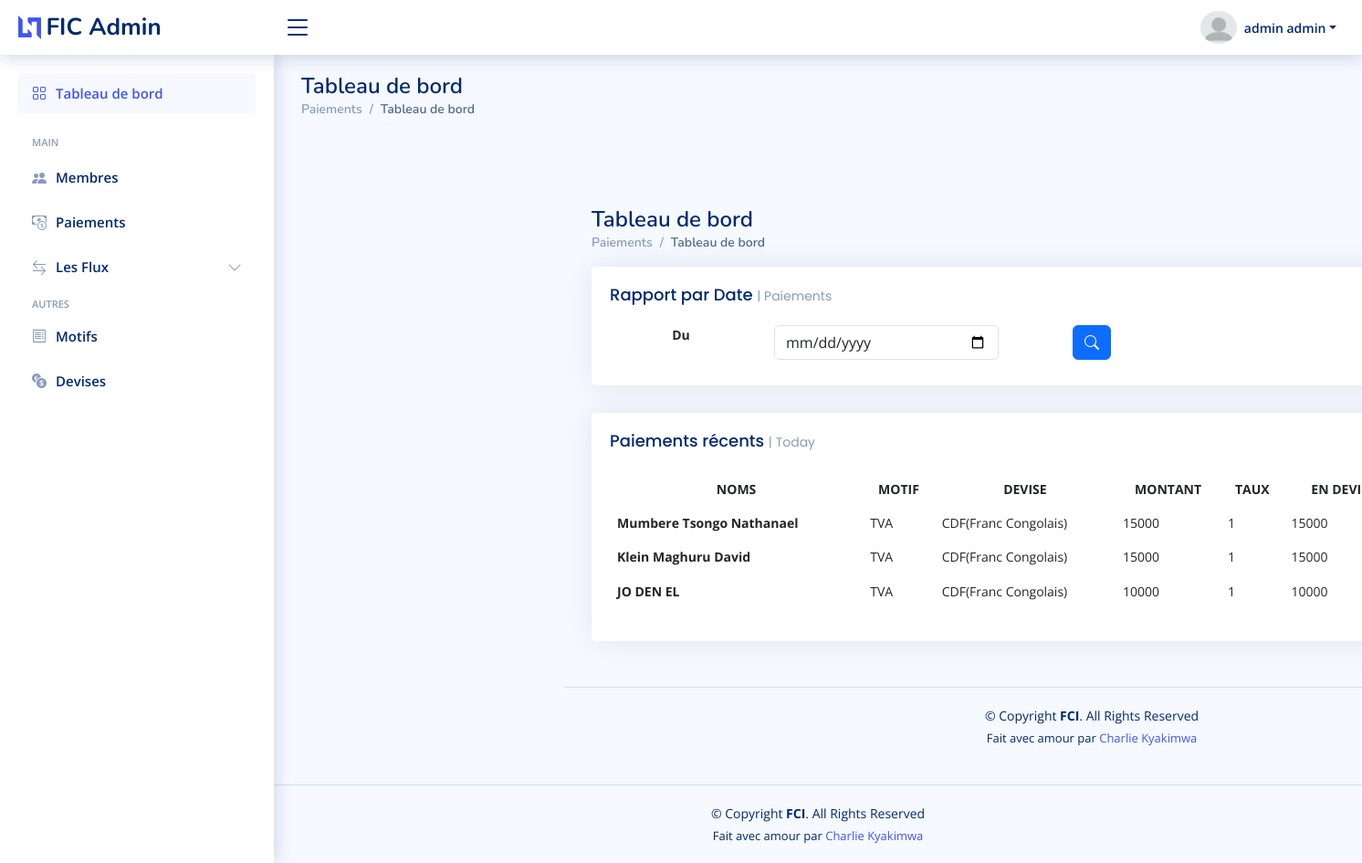
The app's page /member.php (signed in) with its own data.
### tables this page shows
CREATE TABLE `paiement` (
  `ID` int(11) NOT NULL,
  `DATE_PAIE` date NOT NULL,
  `MEMBRE` int(11) NOT NULL,
  `COTISATION` int(11) NOT NULL,
  `VISIBLE` int(11) NOT NULL,
  `devise` int(11) DEFAULT NULL,
  `taux` decimal(10,0) DEFAULT NULL,
  `MONTANT` decimal(10,0) DEFAULT NULL
);

CREATE TABLE `membre` (
  `ID` int(11) NOT NULL,
  `NUMERO` text NOT NULL,
  `NOM` text NOT NULL,
  `POSTNOM` text NOT NULL,
  `PRENOM` text NOT NULL,
  `LIEU_DE_TRAVAIL` text NOT NULL,
  `NUMERO_DE_TELEPHONE` text NOT NULL,
  `NOM_UTILISATEUR` text NOT NULL,
  `MOT_DE_PASSE` text NOT NULL,
  `PROFILE` text NOT NULL,
  `STATUT` text NOT NULL,
  `VISIBLE` int(11) NOT NULL,
  `ROLE` int(11) DEFAULT 0,
  `ADRESSE` text DEFAULT NULL
);

CREATE TABLE `cotisation` (
  `ID` int(11) NOT NULL,
  `DESCRIPTION` text NOT NULL,
  `VISIBLE` int(11) NOT NULL,
  `devise` int(11) DEFAULT NULL,
  `taux` decimal(10,0) DEFAULT NULL,
  `MONTANT` decimal(10,0) DEFAULT NULL
);

CREATE TABLE `devise` (
  `id` int(11) NOT NULL,
  `description` text DEFAULT NULL,
  `taux` decimal(10,0) DEFAULT NULL,
  `visible` int(11) DEFAULT NULL,
  `statuts` int(11) DEFAULT 0
);

### admin/contribution.php (called while the page is built, shortened)
<?php $pageTitle = "Paiements"; ?>
<?php require_once 'includes/paiement.php' ?>
<?php $content = ob_get_clean(); ?>
<?php require('../templates/adminLayout.php') ?>

### member.php (called while the page is built, shortened)
<?php require_once 'admin/includes/contribution.php' ?>
<?php $content = ob_get_clean(); ?>
<?php require('templates/memberLayout.php') ?>

### Class/paiement.php (called while the page is built, shortened)
<?php
class paiement
{
    public function afficherall()
    {
        $con = new Database();
        $connect = $con->open();
        try {
            $stmt = $connect->prepare("SELECT *, paiement.visible as visible, paiement.id as id, membre.nom as nom,membre.POSTNOM as postnom,membre.PRENOM as prenom,cotisation.DESCRIPTION as motif,devise.description as devise, paiement.MONTANT as montant,paiement.taux as taux,(paiement.MONTANT * paiement.taux) as total FROM paiement inner join membre on paiement.MEMBRE=MEMBRE.ID inner join cotisation on paiement.COTISATION=COTISATION.ID inner join devise on paiement.devise=devise.id WHERE paiement.visible=?");
            $stmt->execute([$this->visible = 1]);
            return $stmt->fetchAll();
        } catch (Exception $e) {
            return $e->getMessage();
        }
    }
}

### admin/includes/paiement.php (the view, shortened to what this page needs)
<?php
require_once("../Class/paiement.php");
$paie = new paiement();
if ($_SESSION['ROLE'] == 1) {
    $all = $paie->afficherall();
} elseif ($_SESSION['ROLE'] == 0) {
    $paie->setMembre($_SESSION['ID']);
    $all = $paie->afficherallwhere();
}
?>
<div class="col-lg-12">
    <div class="row">
        <div class="col-12">
            <div class="card recent-sales overflow-auto">
                <div class="card-body">
                    <h5 class="card-title">Rapport par Date <span>| Paiements</span></h5>
                    <form method="POST" action="../rapport.php">
                        <div class="row">
                            <div class="col-lg-2 col-md-1 label fw-bold text-center mb-2">Du</div>
                            <div class="col-md-3 mb-2">
                                <input name="date_first" type="date" class="form-control">
                            </div>
                            <div class="col-md-2 text-center mb-2">
                                <button name="save" type="submit" class="btn btn-primary fw-bold "><i
                                        class="bi bi-search"></i></button>
                            </div>
                        </div>
                    </form>
                </div>
            </div>
        </div>
    </div>
</div>
<div class="col-lg-12">
    <div class="row">
        <div class="col-12">
            <div class="card recent-sales overflow-auto">
                <div class="card-body">
                    <h5 class="card-title">Paiements récents <span>| Today</span></h5>
                    <table class="table table-borderless datatable">
                        <thead class=" text-center">
                            <tr>
                                <th scope="col">NOMS</th>
                                <th scope="col">MOTIF</th>
                                <th scope="col">DEVISE</th>
                                <th scope="col">MONTANT</th>
                                <th scope="col">TAUX</th>
                                <th scope="col">EN DEVISE D'USAGE</th>
                            </tr>
                        </thead>
                        <tbody>
                            <?php
                            foreach ($all as $keypaie => $valpaie) {
                            ?>
                            <tr>
                                <th><?= $valpaie['nom'] . " " . $valpaie['postnom'] . " " . $valpaie["prenom"] ?></th>
                                <td><?= $valpaie['motif'] ?></td>
                                <td><?= $valpaie['devise'] ?></td>
                                <td><?= $valpaie['montant'] ?></td>
                                <td><?= $valpaie['taux'] ?></td>
                                <td><?= $valpaie['total'] ?></td>
                            </tr>
                            <?php
                            }
                            ?>
                        </tbody>
                    </table>
                </div>
            </div>
        </div>
    </div>
</div>

### templates/adminLayout.php (shortened to what this page needs)
<!DOCTYPE html>
<html lang="en">
<head>
  <link href="../assets/vendor/bootstrap/css/bootstrap.min.css" rel="stylesheet">
  <link href="../assets/vendor/bootstrap-icons/bootstrap-icons.css" rel="stylesheet">
  <link href="../assets/vendor/boxicons/css/boxicons.min.css" rel="stylesheet">
  <link href="../assets/vendor/quill/quill.snow.css" rel="stylesheet">
  <link href="../assets/vendor/quill/quill.bubble.css" rel="stylesheet">
  <link href="../assets/vendor/remixicon/remixicon.css" rel="stylesheet">
  <link href="../assets/vendor/simple-datatables/style.css" rel="stylesheet">
  <link href="../assets/css/style.css" rel="stylesheet">
</head>
<body>
  <?php include 'header.php' ?>
  <?php include 'sidebar.php' ?>
  <main id="main" class="main">
    <div class="pagetitle">
      <h1>Tableau de bord</h1>
      <nav>
        <ol class="breadcrumb">
          <li class="breadcrumb-item"><a href="index.html">
              <?= $pageTitle ?>
            </a></li>
          <li class="breadcrumb-item active">Tableau de bord</li>
        </ol>
      </nav>
    </div>
    <section class="section dashboard">
      <div class="row">
        <?= $content ?>
      </div>
    </section>
  </main>
  <?php include 'footer.php' ?>
</body>
</html>

### templates/header.php (shortened to what this page needs)
<header id="header" class="header fixed-top d-flex align-items-center">
  <div class="d-flex align-items-center justify-content-between">
    <a href="index.html" class="logo d-flex align-items-center">
      <img src="assets/img/logo.png" alt="">
      <span class="d-none d-lg-block">FIC Admin</span>
    </a>
    <i class="bi bi-list toggle-sidebar-btn"></i>
  </div>
  <nav class="header-nav ms-auto">
    <ul class="d-flex align-items-center">
      <li class="nav-item dropdown pe-3">
        <a class="nav-link nav-profile d-flex align-items-center pe-0" href="#" data-bs-toggle="dropdown">
          <img src="../assets/img/<?php echo $_SESSION['PROFILE'] ?>" alt="Profile" class="rounded-circle" style="height: 40px; width:40px;">
          <span class="d-none d-md-block dropdown-toggle ps-2"><?php echo $_SESSION['POSTNOM'] . " " . $_SESSION['PRENOM'] ?></span>
        </a>
      </li>
    </ul>
  </nav>
</header>

### templates/sidebar.php (shortened to what this page needs)
<?php
if ($_SESSION['ROLE'] != 0) {
?>
    <aside id="sidebar" class="sidebar">
        <ul class="sidebar-nav" id="sidebar-nav">
            <li class="nav-item">
                <a class="nav-link " href="index.php">
                    <i class="bi bi-grid"></i>
                    <span>Tableau de bord</span>
                </a>
            </li>
            <li class="nav-heading mt-4 mb-2">Main</li>
            <li class="nav-item">
                <a class="nav-link collapsed" href="members.php">
                    <i class="bi bi-people-fill"></i>
                    <span>Membres</span>
                </a>
            </li>
            <li class="nav-item">
                <a class="nav-link collapsed" href="contribution.php">
                    <i class="bi bi-cash-coin"></i>
                    <span>Paiements</span>
                </a>
            </li>
            <li class="nav-item">
                <a class="nav-link collapsed" data-bs-target="#forms-nav" data-bs-toggle="collapse" href="#">
                    <i class="bi bi-arrow-left-right"></i><span>Les Flux</span><i class="bi bi-chevron-down ms-auto"></i>
                </a>
            </li>
            <li class="nav-heading">AUTRES</li>
            <li class="nav-item">
                <a class="nav-link collapsed" href="motif.php">
                    <i class="bi bi-receipt"></i>
                    <span>Motifs</span>
                </a>
            </li>
            <li class="nav-item">
                <a class="nav-link collapsed" href="devises.php">
                    <i class="bi bi-currency-exchange"></i>
                    <span>Devises</span>
                </a>
            </li>
        </ul>
    </aside>
<?php
}
?>

### templates/footer.php
<footer id="footer" class="footer">
    <div class="copyright">
      &copy; Copyright <strong><span>FCI</span></strong>. All Rights Reserved
    </div>
    <div class="credits">
        Fait avec amour par <a href="tel:0979150962">Charlie Kyakimwa</a>
    </div>
  </footer>

### templates/memberLayout.php (shortened to what this page needs)
<!DOCTYPE html>
<html lang="en">
<head>
  <link href="assets/vendor/bootstrap/css/bootstrap.min.css" rel="stylesheet">
  <link href="assets/vendor/bootstrap-icons/bootstrap-icons.css" rel="stylesheet">
  <link href="assets/vendor/boxicons/css/boxicons.min.css" rel="stylesheet">
  <link href="assets/vendor/quill/quill.snow.css" rel="stylesheet">
  <link href="assets/vendor/quill/quill.bubble.css" rel="stylesheet">
  <link href="assets/vendor/remixicon/remixicon.css" rel="stylesheet">
  <link href="assets/vendor/simple-datatables/style.css" rel="stylesheet">
  <link href="assets/css/style.css" rel="stylesheet">
</head>
<body>
  <?php include 'header.php' ?>
  <?php include 'sidebar.php' ?>
  <main id="main" class="main">
    <div class="pagetitle">
      <h1>Tableau de bord</h1>
      <nav>
        <ol class="breadcrumb">
          <li class="breadcrumb-item"><a href="index.html">
              <?= $pageTitle ?>
            </a></li>
          <li class="breadcrumb-item active">Tableau de bord</li>
        </ol>
      </nav>
    </div>
    <section class="section dashboard">
      <div class="row">
        <?= $content ?>
      </div>
    </section>
  </main>
  <?php include 'footer.php' ?>
</body>
</html>

### assets/css/style.css (style rules this page uses)
:root { scroll-behavior: smooth; }
body { font-family: "Open Sans", sans-serif; background: #f6f9ff; color: #444444; }
a { color: #4154f1; text-decoration: none; }
h1, h2, h3, h4, h5, h6 { font-family: "Nunito", sans-serif; }
#main { margin-top: 60px; padding: 20px 30px; transition: all 0.3s; }
.pagetitle { margin-bottom: 10px; }
.pagetitle h1 { font-size: 24px; margin-bottom: 0; font-weight: 600; color: #012970; }
.card { margin-bottom: 30px; border: none; border-radius: 5px; box-shadow: 0px 0 30px rgba(1, 41, 112, 0.1); }
.card-title { padding: 20px 0 15px 0; font-size: 18px; font-weight: 500; color: #012970; font-family: "Poppins", sans-serif; }
.card-title span { color: #899bbd; font-size: 14px; font-weight: 400; }
.card-body { padding: 0 20px 20px 20px; }
.breadcrumb { font-size: 14px; font-family: "Nunito", sans-serif; color: #899bbd; font-weight: 600; }
.breadcrumb a { color: #899bbd; transition: 0.3s; }
.breadcrumb .breadcrumb-item::before { color: #899bbd; }
.breadcrumb .active { color: #51678f; font-weight: 600; }
.logo { line-height: 1; }
@media (min-width: 1200px) { .logo { width: 280px; } }
.logo img { max-height: 26px; margin-right: 6px; }
.logo span { font-size: 26px; font-weight: 700; color: #012970; font-family: "Nunito", sans-serif; }
.header { transition: all 0.5s; z-index: 997; height: 60px; box-shadow: 0px 2px 20px rgba(1, 41, 112, 0.1); background-color: #fff; padding-left: 20px; }
.header .toggle-sidebar-btn { font-size: 32px; padding-left: 10px; cursor: pointer; color: #012970; }
.header-nav ul { list-style: none; }
.header-nav>ul { margin: 0; padding: 0; }
.header-nav .nav-profile { color: #012970; }
.header-nav .nav-profile img { max-height: 36px; }
.header-nav .nav-profile span { font-size: 14px; font-weight: 600; }
.sidebar { position: fixed; top: 60px; left: 0; bottom: 0; width: 300px; z-index: 996; transition: all 0.3s; padding: 20px; overflow-y: auto; scrollbar-width: thin; scrollbar-color: #aab7cf transparent; box-shadow: 0px 0px 20px rgba(1, 41, 112, 0.1); background-color: #fff; }
@media (min-width: 1200px) { #main, #footer { margin-left: 300px; } }
.sidebar-nav { padding: 0; margin: 0; list-style: none; }
.sidebar-nav li { padding: 0; margin: 0; list-style: none; }
.sidebar-nav .nav-item { margin-bottom: 5px; }
.sidebar-nav .nav-heading { font-size: 11px; text-transform: uppercase; color: #899bbd; font-weight: 600; margin: 10px 0 5px 15px; }
.sidebar-nav .nav-link { display: flex; align-items: center; font-size: 15px; font-weight: 600; color: #4154f1; transition: 0.3; background: #f6f9ff; padding: 10px 15px; border-radius: 4px; }
.sidebar-nav .nav-link i { font-size: 16px; margin-right: 10px; color: #4154f1; }
.sidebar-nav .nav-link.collapsed { color: #012970; background: #fff; }
.sidebar-nav .nav-link.collapsed i { color: #899bbd; }
.sidebar-nav .nav-link .bi-chevron-down { margin-right: 0; transition: transform 0.2s ease-in-out; }
.dashboard .recent-sales { font-size: 14px; }
.dashboard .recent-sales .table thead { background: #f6f6fe; }
.dashboard .recent-sales .table thead th { border: 0; }
.footer { padding: 20px 0; font-size: 14px; transition: all 0.3s; border-top: 1px solid #cddfff; }
.footer .copyright { text-align: center; color: #012970; }
.footer .credits { padding-top: 5px; text-align: center; font-size: 13px; color: #012970; }

### records on screen
paiement: membre.NOM "Mumbere", membre.POSTNOM "Tsongo", membre.PRENOM "Nathanael", cotisation.DESCRIPTION "TVA", devise.description "CDF(Franc Congolais)", MONTANT "15000", taux "1", total "15000"
paiement: membre.NOM "Klein", membre.POSTNOM "Maghuru", membre.PRENOM "David", cotisation.DESCRIPTION "TVA", devise.description "CDF(Franc Congolais)", MONTANT "15000", taux "1", total "15000"
paiement: membre.NOM "JO", membre.POSTNOM "DEN", membre.PRENOM "EL", cotisation.DESCRIPTION "TVA", devise.description "CDF(Franc Congolais)", MONTANT "10000", taux "1", total "10000"

### other values on screen
$pageTitle "Paiements"
$_SESSION['POSTNOM'] "admin"
$_SESSION['PRENOM'] "admin"
